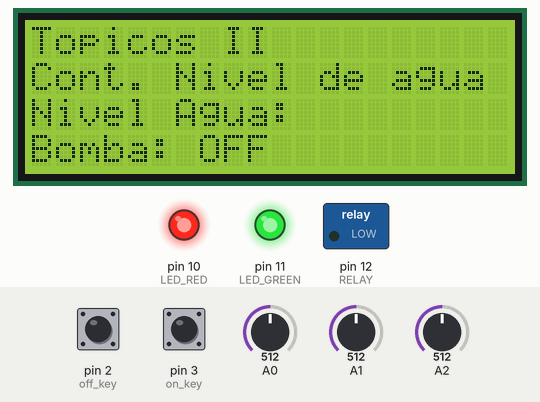
Bench run of a sketch on a simulated Arduino Uno, built with avr-gcc and run on an emulated ATmega328P. Parts: 20×4 character LCD, switched loads named in the sketch (green lamp = pin HIGH), output pins drawn as LEDs (lit = HIGH). The inputs (shaded band) are chosen by the test bench; at power-on: A2 = 512, A0 = 512, A1 = 512, pin 2 (off_key) HIGH, pin 3 (on_key) HIGH.

Above: at 3.3 s.
3.4 s: A2 set to 409
5.6 s: A2 set to 385
At 7.5 s:
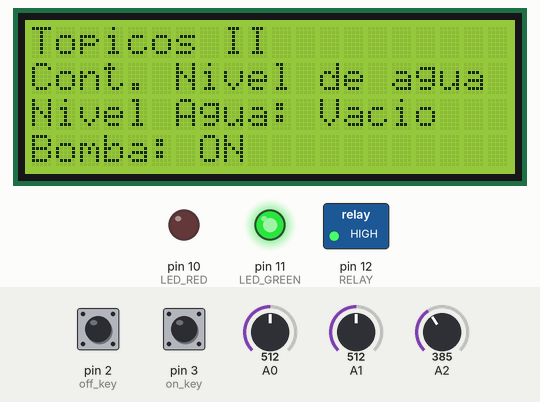
8.2 s: A0 set to 416
9.7 s: A0 set to 393
At 11.7 s:
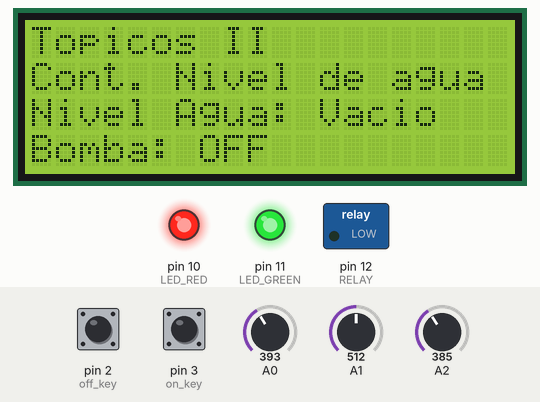
14.1 s: A1 set to 521
At 18.2 s:
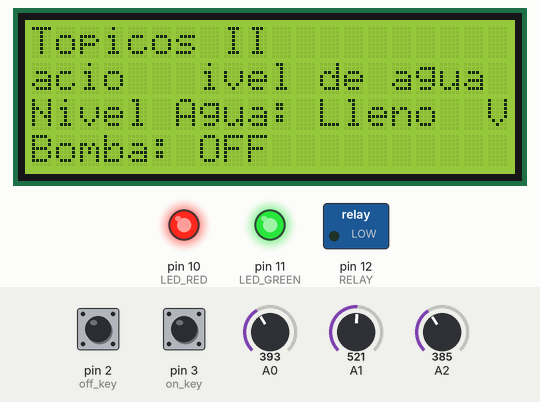
18.5 s: A1 set to 511
At 22.4 s:
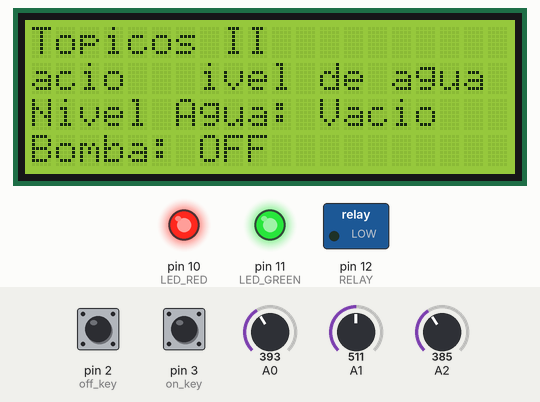
Timing chart, 0 to 23.9 s (numbered marks = the images above; inputs shaded):
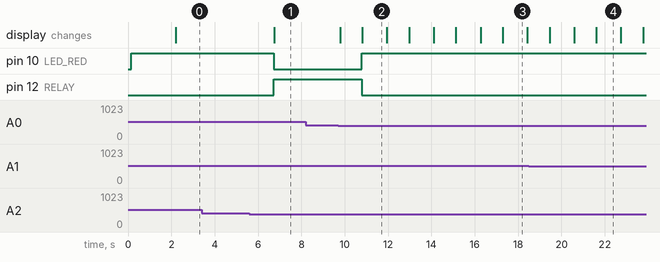

The sketch:

Contro_de_nivel_de_agua_automatico.ino
```cpp
/*
  Control de agua automático - Al tener el tanque de agua Vacío
  el programa lo detecta y activa una bonba para el llenado de
  este taque, al momento en que este lleno, apaga la bomba y se
  pone en espera de si se vacia el tanque. Mediante una LCD nos
  da el estado del sistema.Cuenta con contol manual
  circuits4you.com
*/

//================================================================
#include <LiquidCrystal_I2C.h>// inicializamos la libreria para el control I2C
LiquidCrystal_I2C lcd(0x20, 20, 4);//Declaramos el tipo de LCD y su dirección
const int LED_RED=10; //LED rojo
const int LED_GREEN=11; //LED verde
const int RELAY=12; //Relevador activador de la bomba

//Conexión clave con Arduino
const int on_key=3;//Boton de encendido
const int off_key=2;//Boton de apagado
char Pump=0;//Variable para encendido y apagado de la bomba

//=================================================================
//                  SETUP
//=================================================================
void setup(){
  //Declaración de entradas y salidas
 pinMode(LED_RED,OUTPUT);
 pinMode(LED_GREEN,OUTPUT);
 pinMode(RELAY,OUTPUT);
 pinMode(on_key,INPUT);
 pinMode(off_key,INPUT);

 //Activación en pulso bajo
 digitalWrite(on_key,HIGH);
 digitalWrite(off_key,HIGH);

 //Inicialización de LCD
 lcd.begin(20, 4);
 lcd.init();
 lcd.clear();//Limpiamos la pantalla
 lcd.home(); //Posicion en la LCD 0,0
 lcd.print("Topicos II");
 lcd.setCursor(0,1); //Mover el cursor a la segunda ilera
 lcd.print("Cont. Nivel de agua");
 digitalWrite(LED_GREEN,HIGH);  //LED verde Off
 digitalWrite(LED_RED,HIGH);    //LED rojo Off
 digitalWrite(RELAY,LOW);       //Apagar el relevador
 lcd.setCursor(0,3);//Mover el cursor a la cuarta ilera
 lcd.print("Bomba : Apagada ");
 delay(2000);
}

//=================================================================
//                  LOOP
//=================================================================
void loop(){
 lcd.setCursor(0,2);//Cursor en ilera 3
 lcd.print("Nivel Agua: ");    //Mostrar claves ingresadas
  if(analogRead(A1)>512)    //Checar nivel de agua
  {
    lcd.print("Lleno  ");
    digitalWrite(LED_GREEN,LOW);  //LED verde On
    Pump=0;  //Apagar Bomba
  }

  if(analogRead(A2)<400)    //Checar nivel de agua
  {
    lcd.print("Vacio   ");
    digitalWrite(LED_GREEN,HIGH);  //Nivel del tanque bajo apagar LED verde
  }

  if(analogRead(A0) < 400)  //Depósito inferior vacío
  {
    Pump=0;
    lcd.setCursor(0,3);//Cursor en ilera 3
    lcd.print("Deposito inf. Vacio");
    delay(1000);
  }

  else
  {
    if(analogRead(A2)<400)//Nivel de agua del tanque superior bajo, encender la bomba
    {
      Pump=1;
    }
  }

  if(Pump==1)
    {
      digitalWrite(LED_RED,LOW);//Encender el indicador de la bomba y la bomba
      digitalWrite(RELAY,HIGH);
      lcd.setCursor(0,3);
      lcd.print("Bomba: ON           ");//Mostrar estado de la bomba
    }

  else
    {
      digitalWrite(LED_RED,HIGH);//Apagar indicador de la bomba y la bomba
      digitalWrite(RELAY,LOW);
      lcd.setCursor(0,3);
      lcd.print("Bomba: OFF          ");
      delay(1000);
    }
//Obtenga la entrada del usuario para los puntos de ajuste
  if(digitalRead(on_key)==LOW)//Checar si es presionado el boton ON
  {
    while(digitalRead(on_key)==LOW);  //Esperar nivel bajo del boton
    Pump=1;    //Encender Bomba
  }
  if(digitalRead(off_key)==LOW)//Checar si es presionado el boton OFF
  {
    Pump=0;    //Apagar Bomba
  }
 delay(100); //Actualización cada 100 microsegundos
}
//=================================================================
```

Measured:
- the behaviour switches between 400 and 399 on A2 (found by bisection; images 0 and 1)
- the behaviour switches between 400 and 399 on A0 (found by bisection; images 1 and 2)
- the behaviour switches between 512 and 513 on A1 (found by bisection; images 2 and 3)
- after the input at 3.4 s, every drawn part: stays the same
- after the input at 5.6 s, pin 10 (LED_RED): HIGH → LOW after 1.1 s; pin 12 (RELAY): LOW → HIGH after 1.1 s; the display: changes after 1.1 s (image 1)
- after the input at 8.2 s, every drawn part: stays the same
- after the input at 9.7 s, pin 10 (LED_RED): LOW → HIGH after 1.1 s; pin 12 (RELAY): HIGH → LOW after 1.1 s; the display: first changes after 0.09 s (image 2 shows a later state)
- after the input at 14.1 s, the display: first differs from a run without the input after 2.2 s (image 3 shows a later state)
- after the input at 18.5 s, the display: first differs from a run without the input after 2.1 s (image 4 shows a later state)
